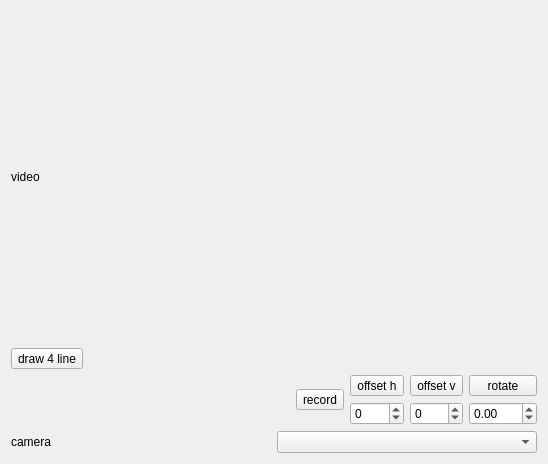
<?xml version="1.0" encoding="UTF-8"?>
<ui version="4.0">
 <class>Monitor</class>
 <widget class="QWidget" name="Monitor">
  <property name="geometry">
   <rect>
    <x>0</x>
    <y>0</y>
    <width>548</width>
    <height>464</height>
   </rect>
  </property>
  <property name="windowTitle">
   <string>Form</string>
  </property>
  <layout class="QGridLayout" name="gridLayout" rowstretch="0,1,0,0,0" columnstretch="7,3">
   <item row="0" column="0" rowspan="2" colspan="2">
    <widget class="QLabel" name="labelVideo">
     <property name="sizePolicy">
      <sizepolicy hsizetype="Expanding" vsizetype="Expanding">
       <horstretch>0</horstretch>
       <verstretch>0</verstretch>
      </sizepolicy>
     </property>
     <property name="text">
      <string>video</string>
     </property>
    </widget>
   </item>
   <item row="4" column="0" colspan="2">
    <layout class="QHBoxLayout" name="hLayCamera">
     <item>
      <widget class="QLabel" name="labelCamera">
       <property name="text">
        <string>camera</string>
       </property>
      </widget>
     </item>
     <item>
      <widget class="QComboBox" name="comboBoxCamera"/>
     </item>
    </layout>
   </item>
   <item row="2" column="0" colspan="2">
    <layout class="QHBoxLayout" name="hLayOverlayOperate">
     <item>
      <widget class="QToolButton" name="tBtnDraw4Line">
       <property name="text">
        <string>draw 4 line</string>
       </property>
      </widget>
     </item>
     <item>
      <spacer name="horizontalSpacer">
       <property name="orientation">
        <enum>Qt::Orientation::Horizontal</enum>
       </property>
       <property name="sizeHint" stdset="0">
        <size>
         <width>40</width>
         <height>20</height>
        </size>
       </property>
      </spacer>
     </item>
    </layout>
   </item>
   <item row="3" column="0" colspan="2">
    <layout class="QHBoxLayout" name="hLayOperation">
     <item>
      <spacer name="hLayCameraOperate">
       <property name="orientation">
        <enum>Qt::Orientation::Horizontal</enum>
       </property>
       <property name="sizeHint" stdset="0">
        <size>
         <width>40</width>
         <height>20</height>
        </size>
       </property>
      </spacer>
     </item>
     <item>
      <widget class="QToolButton" name="tBtnRecord">
       <property name="text">
        <string>record</string>
       </property>
      </widget>
     </item>
     <item>
      <layout class="QVBoxLayout" name="vLayOffsetH">
       <item>
        <widget class="QToolButton" name="tBtnOffsetH">
         <property name="sizePolicy">
          <sizepolicy hsizetype="Preferred" vsizetype="Fixed">
           <horstretch>0</horstretch>
           <verstretch>0</verstretch>
          </sizepolicy>
         </property>
         <property name="text">
          <string>offset h</string>
         </property>
        </widget>
       </item>
       <item>
        <widget class="QSpinBox" name="spinBoxOffsetH">
         <property name="minimum">
          <number>-999</number>
         </property>
         <property name="maximum">
          <number>999</number>
         </property>
        </widget>
       </item>
      </layout>
     </item>
     <item>
      <layout class="QVBoxLayout" name="vLayOffsetV">
       <item>
        <widget class="QToolButton" name="tBtnOffsetV">
         <property name="sizePolicy">
          <sizepolicy hsizetype="Preferred" vsizetype="Fixed">
           <horstretch>0</horstretch>
           <verstretch>0</verstretch>
          </sizepolicy>
         </property>
         <property name="text">
          <string>offset v</string>
         </property>
        </widget>
       </item>
       <item>
        <widget class="QSpinBox" name="spinBoxOffsetV">
         <property name="minimum">
          <number>-999</number>
         </property>
         <property name="maximum">
          <number>999</number>
         </property>
        </widget>
       </item>
      </layout>
     </item>
     <item>
      <layout class="QVBoxLayout" name="verticalLayout">
       <item>
        <widget class="QToolButton" name="tBtnRotate">
         <property name="sizePolicy">
          <sizepolicy hsizetype="Preferred" vsizetype="Fixed">
           <horstretch>0</horstretch>
           <verstretch>0</verstretch>
          </sizepolicy>
         </property>
         <property name="text">
          <string>rotate</string>
         </property>
        </widget>
       </item>
       <item>
        <widget class="QDoubleSpinBox" name="doubleSpinBoxRotate">
         <property name="minimum">
          <double>-360.000000000000000</double>
         </property>
         <property name="maximum">
          <double>360.000000000000000</double>
         </property>
        </widget>
       </item>
      </layout>
     </item>
    </layout>
   </item>
  </layout>
 </widget>
 <resources/>
 <connections/>
</ui>
